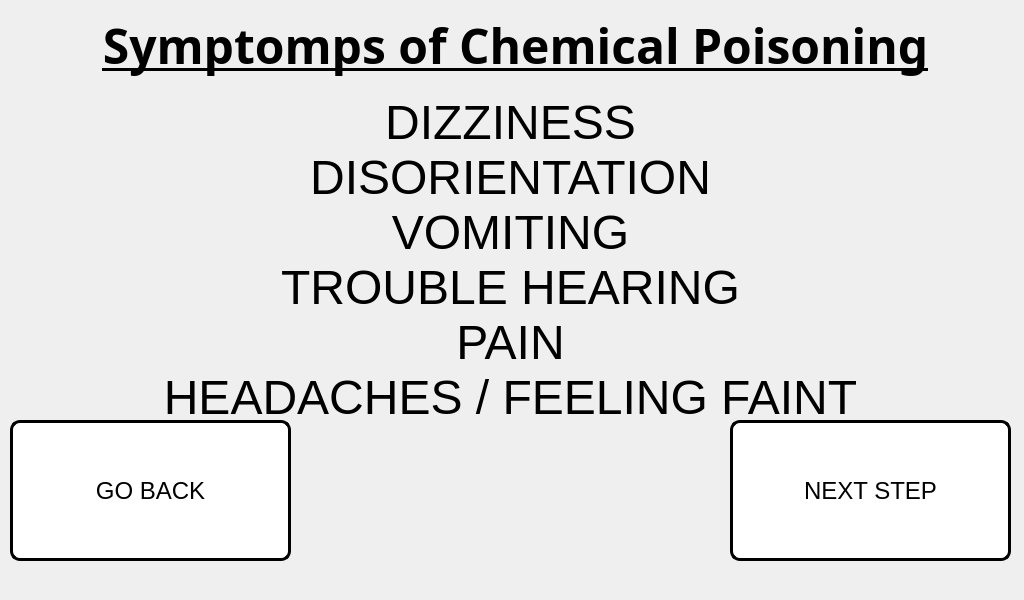
<?xml version="1.0" encoding="UTF-8"?>
<ui version="4.0">
 <class>step_6_window</class>
 <widget class="QMainWindow" name="step_6_window">
  <property name="geometry">
   <rect>
    <x>0</x>
    <y>0</y>
    <width>1024</width>
    <height>600</height>
   </rect>
  </property>
  <property name="minimumSize">
   <size>
    <width>1024</width>
    <height>600</height>
   </size>
  </property>
  <property name="maximumSize">
   <size>
    <width>1024</width>
    <height>600</height>
   </size>
  </property>
  <property name="windowTitle">
   <string>Step 1 Procedure</string>
  </property>
  <widget class="QWidget" name="centralwidget">
   <widget class="QLabel" name="title_step">
    <property name="geometry">
     <rect>
      <x>10</x>
      <y>10</y>
      <width>1011</width>
      <height>71</height>
     </rect>
    </property>
    <property name="font">
     <font>
      <family>Unispace</family>
      <pointsize>18</pointsize>
      <weight>75</weight>
      <bold>true</bold>
     </font>
    </property>
    <property name="text">
     <string>&lt;html&gt;&lt;head/&gt;&lt;body&gt;&lt;p align=&quot;center&quot;&gt;&lt;span style=&quot; font-size:36pt; text-decoration: underline;&quot;&gt;Symptomps of Chemical Poisoning&lt;/span&gt;&lt;/p&gt;&lt;/body&gt;&lt;/html&gt;</string>
    </property>
    <property name="alignment">
     <set>Qt::AlignCenter</set>
    </property>
   </widget>
   <widget class="QLabel" name="text_steps">
    <property name="geometry">
     <rect>
      <x>20</x>
      <y>90</y>
      <width>981</width>
      <height>341</height>
     </rect>
    </property>
    <property name="font">
     <font>
      <pointsize>14</pointsize>
     </font>
    </property>
    <property name="text">
     <string>&lt;html&gt;&lt;head/&gt;&lt;body&gt;&lt;p align=&quot;center&quot;&gt;&lt;span style=&quot; font-size:36pt;&quot;&gt;DIZZINESS&lt;br/&gt;DISORIENTATION&lt;br/&gt;VOMITING&lt;br/&gt;TROUBLE HEARING&lt;br/&gt;PAIN&lt;br/&gt;HEADACHES / FEELING FAINT&lt;/span&gt;&lt;/p&gt;&lt;/body&gt;&lt;/html&gt;</string>
    </property>
   </widget>
   <widget class="QPushButton" name="next_step_button">
    <property name="geometry">
     <rect>
      <x>730</x>
      <y>420</y>
      <width>281</width>
      <height>141</height>
     </rect>
    </property>
    <property name="font">
     <font>
      <pointsize>18</pointsize>
     </font>
    </property>
    <property name="cursor">
     <cursorShape>PointingHandCursor</cursorShape>
    </property>
    <property name="styleSheet">
     <string notr="true">QPushButton:hover:!pressed
{
  background-color: rgb(195,30,60);
}

QPushButton
{
  background-color: white;
color: black;
border-style: outset;
border-width: 3px;
border-radius:10px;
border-color: black;
}</string>
    </property>
    <property name="text">
     <string>NEXT STEP</string>
    </property>
   </widget>
   <widget class="QPushButton" name="go_back_injury_type">
    <property name="geometry">
     <rect>
      <x>10</x>
      <y>420</y>
      <width>281</width>
      <height>141</height>
     </rect>
    </property>
    <property name="font">
     <font>
      <pointsize>18</pointsize>
     </font>
    </property>
    <property name="styleSheet">
     <string notr="true">QPushButton:hover:!pressed
{
  background-color: rgb(195,30,60);
}

QPushButton
{
  background-color: white;
color: black;
border-style: outset;
border-width: 3px;
border-radius:10px;
border-color: black;
}</string>
    </property>
    <property name="text">
     <string>GO BACK</string>
    </property>
   </widget>
   <widget class="QLabel" name="label">
    <property name="geometry">
     <rect>
      <x>0</x>
      <y>0</y>
      <width>1024</width>
      <height>600</height>
     </rect>
    </property>
    <property name="minimumSize">
     <size>
      <width>1024</width>
      <height>600</height>
     </size>
    </property>
    <property name="maximumSize">
     <size>
      <width>1024</width>
      <height>600</height>
     </size>
    </property>
    <property name="text">
     <string/>
    </property>
    <property name="pixmap">
     <pixmap>../pictures/program_pictures/main_wallpaper.png</pixmap>
    </property>
   </widget>
   <zorder>label</zorder>
   <zorder>text_steps</zorder>
   <zorder>title_step</zorder>
   <zorder>next_step_button</zorder>
   <zorder>go_back_injury_type</zorder>
  </widget>
 </widget>
 <resources/>
 <connections/>
</ui>
